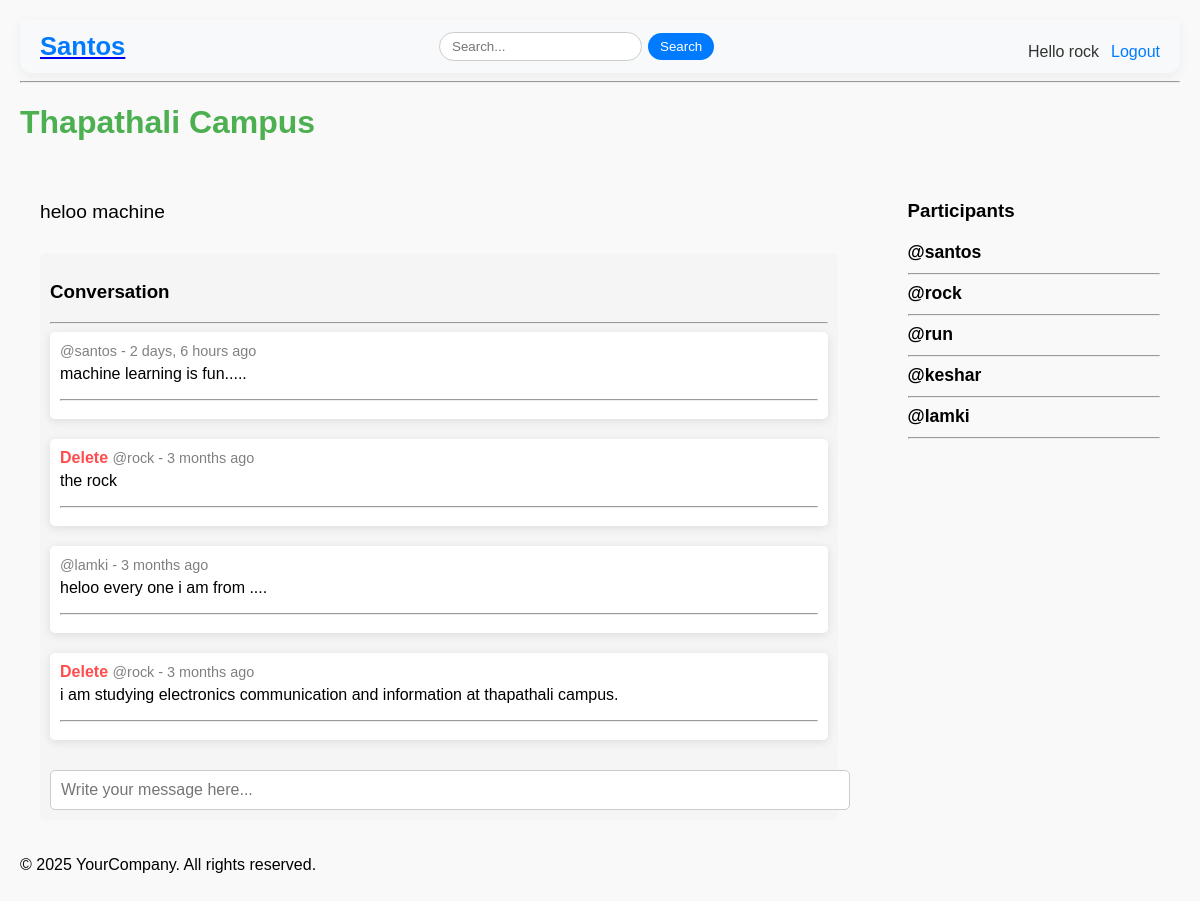
Screenshot of /room/19/ (signed in) with the database file from the repository.
### man/models.py (models this page shows, shortened)
class Room(models.Model):
    host=models.ForeignKey(User, on_delete=models.CASCADE)
    topic=models.ForeignKey(Topic, on_delete=models.CASCADE)
    name=models.CharField( max_length=50)
    participants = models.ManyToManyField(User,related_name='participants',blank=True)
    description=models.TextField(blank=True,null=True)
    updated=models.DateTimeField(auto_now=True)
    created=models.DateTimeField( auto_now_add=True)
    class Meta:
        ordering = ['-updated','-created']

class Message(models.Model):
    user=models.ForeignKey(User, on_delete=models.CASCADE , related_name='messages')
    room = models.ForeignKey(Room, on_delete=models.CASCADE , related_name='messages')
    body = models.TextField()
    updated = models.DateTimeField( auto_now=True)
    created = models.DateTimeField(auto_now_add=True)
    class Meta:
      ordering = ['-updated','-created']

### man/views.py (the view, shortened to what this page needs)
# urls.py: path('room/<str:pk>/',views.room,name='room'),
def room(request, pk):
  try:
    room = Room.objects.get(id=int(pk))
    messages = room.messages.all().order_by('-created')#most rescent messege will show first.
    participants = room.participants.all()
  except Room.DoesNotExist:
    return HttpResponse('Room not found.')
  return render(request, 'room.html', {'room': room,'messages':messages,'participants':participants})

### templates/room.html (shortened to what this page needs)
{% extends "base.html" %}
{% load static %}
{% block nothing %}<link rel="stylesheet" href="{% static 'styles/room.css' %}">{% endblock nothing %}
{% block body %}
<h1 class="room-title">{{ room.name }}</h1>
<div class="room-container">
    <div class="room-details">
        <div class="room-description">
            <p>{{ room.description }}</p>
        </div>
        <div class="comment-wrapper">
            <h3>Conversation</h3>
            <hr>
            {% for message in messages %}
            <div class="message">
                {% if request.user.is_authenticated %}
                {% if request.user == message.user %}
                <a href="{% url 'delete_message' pk=message.id %}" class="delete-btn">Delete</a>
                {% endif %}
                {% endif %}
                <small class="message-meta">@{{ message.user }} - {{ message.created|timesince }} ago</small>
                <p class="message-body">{{ message.body }}</p>
                <hr>
            </div>
            {% endfor %}
            {% if request.user.is_authenticated %}
            <div class="comment-form">
                <form method="POST" action="">
                    <input type="text" name="body" placeholder="Write your message here..." class="message-input" />
                </form>
            </div>
            {% endif %}
        </div>
    </div>
    <div class="participants">
        <h3>Participants</h3>
        <div class="participant-list">
            {% for user in participants %}
            <div class="participant">@{{ user.username }}</div>
            <hr>
            {% endfor %}
        </div>
    </div>
</div>
{% endblock body %}

### templates/nav.html
<nav class="navbar">
    <div class="nav-left">
      <a href="{% url 'home' %}" class="brand"><h1>Santos</h1></a>
    </div>
    <div class="nav-center">
      <form method="GET" action="" class="search-form">
        <input type="search" id="search" name="q" placeholder="Search..." />
        <button type="submit">Search</button>
      </form>
    </div>
    <div class="nav-right">
      {% if request.user.is_authenticated %}
        <p class="user-greet">Hello {{ request.user }}</p>
        <a href="{% url 'logout_user' %}" class="auth-link">Logout</a>
      {% else %}
        <a href="{% url 'login_user' %}" class="auth-link">Login</a>
      {% endif %}
    </div>
  </nav>
  <hr>

### static/styles/room.css (style rules this page uses)
.room-container { display: grid; grid-template-columns: 3fr 1fr; gap: 30px; padding: 20px; }
.room-title { font-size: 2rem; font-weight: bold; color: #4CAF50; margin-bottom: 20px; }
.room-details { padding-right: 20px; }
.room-description { margin-bottom: 30px; font-size: 1.2rem; }
.comment-wrapper { margin-top: 20px; padding: 10px; background-color: #f5f5f5; border-radius: 5px; }
.message { margin-bottom: 20px; padding: 10px; background-color: #fff; border-radius: 5px; box-shadow: 0px 2px 10px rgba(0, 0, 0, 0.1); }
.message-meta { font-size: 0.9rem; color: gray; }
.message-body { font-size: 1rem; margin-top: 5px; }
.comment-form { margin-top: 15px; }
.message-input { width: 100%; padding: 10px; font-size: 1rem; border: 1px solid #ccc; border-radius: 5px; margin-top: 10px; }
.delete-btn { color: #ff4d4d; font-weight: bold; text-decoration: none; }
.participants { padding-left: 20px; }
.participant-list { margin-top: 20px; }
.participant { font-size: 1.1rem; font-weight: bold; margin-bottom: 10px; }
body { font-family: 'Arial', sans-serif; background-color: #f9f9f9; margin: 0; padding: 20px; }

### rows the page displays
Room: name "Thapathali Campus", description "heloo machine"
Message: user "santos", created "2 days, 6 hours", body "machine learning is fun....."
Message: shows "Delete", user "rock", created "3 months", body "the rock"
Message: user "lamki", created "3 months", body "heloo every one i am from ...."
Message: shows "Delete", user "rock", created "3 months", body "i am studying electronics communication and information at thapathali campus."

### other values shown
{{ request.user }} "rock"
{{ user.username }} "santos"
{{ user.username }} "rock"
{{ user.username }} "run"
{{ user.username }} "keshar"
{{ user.username }} "lamki"
